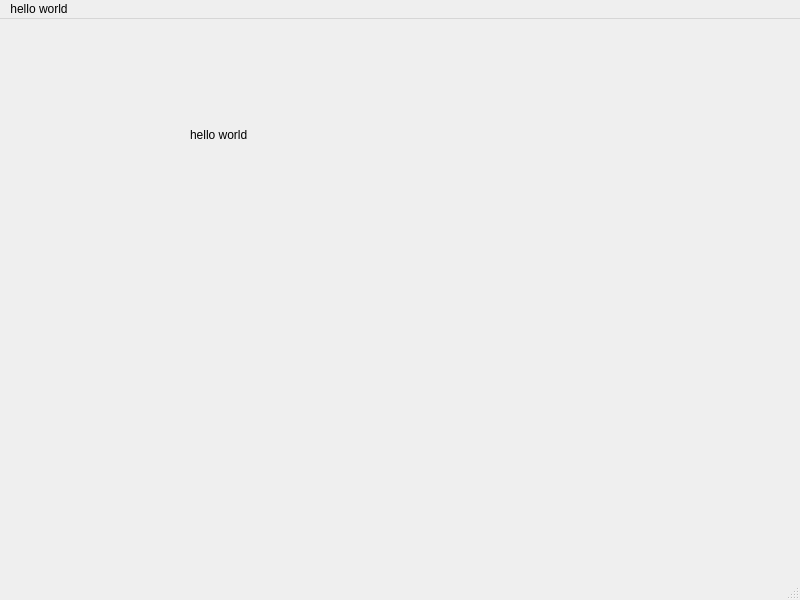
<?xml version="1.0" encoding="UTF-8"?>
<ui version="4.0">
 <class>MainWindow</class>
 <widget class="QMainWindow" name="MainWindow">
  <property name="geometry">
   <rect>
    <x>0</x>
    <y>0</y>
    <width>800</width>
    <height>600</height>
   </rect>
  </property>
  <property name="windowTitle">
   <string>MainWindow</string>
  </property>
  <widget class="QWidget" name="centralwidget">
   <widget class="QLabel" name="label">
    <property name="geometry">
     <rect>
      <x>190</x>
      <y>70</y>
      <width>591</width>
      <height>91</height>
     </rect>
    </property>
    <property name="text">
     <string>hello world</string>
    </property>
   </widget>
  </widget>
  <widget class="QMenuBar" name="menubar">
   <property name="geometry">
    <rect>
     <x>0</x>
     <y>0</y>
     <width>800</width>
     <height>21</height>
    </rect>
   </property>
   <widget class="QMenu" name="menuhello_world">
    <property name="title">
     <string>hello world</string>
    </property>
   </widget>
   <addaction name="menuhello_world"/>
  </widget>
  <widget class="QStatusBar" name="statusbar"/>
 </widget>
 <resources/>
 <connections/>
</ui>
